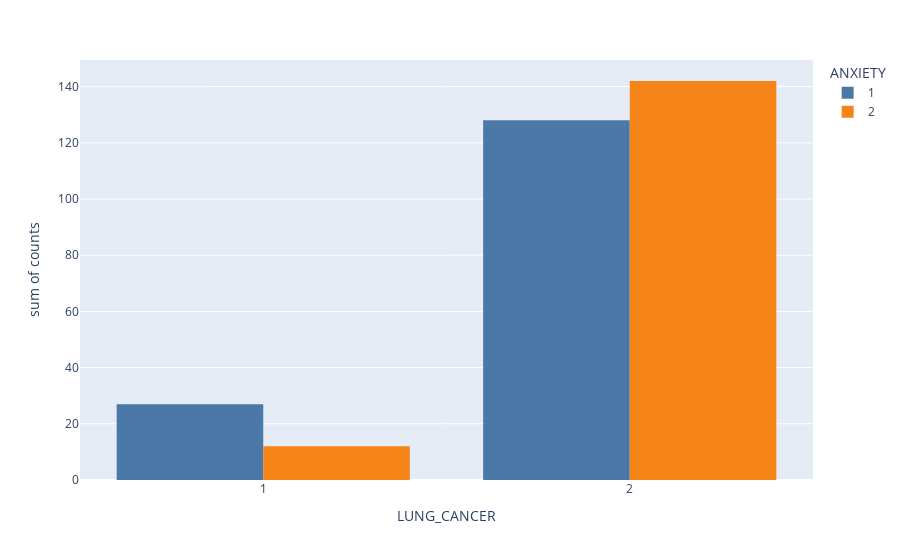

The notebook cell this image was saved under:
### Code cell
px.histogram(data_frame=dan, x="LUNG_CANCER", y="counts", color="ANXIETY", barmode='group',
             color_discrete_sequence=px.colors.qualitative.T10)

### Figure 1 — Plotly figure (JSON) as saved in the notebook; plotly's stock layout.template omitted (floating-point values rounded to 4 significant figures)
{"data": [{"alignmentgroup": "True", "bingroup": "x", "histfunc": "sum", "hovertemplate": "ANXIETY=1<br>LUNG_CANCER=%{x}<br>sum of counts=%{y}<extra></extra>", "legendgroup": "1", "marker": {"color": "#4C78A8", "pattern": {"shape": ""}}, "name": "1", "offsetgroup": "1", "orientation": "v", "showlegend": true, "type": "histogram", "x": [1, 2], "xaxis": "x", "y": [27, 128], "yaxis": "y"}, {"alignmentgroup": "True", "bingroup": "x", "histfunc": "sum", "hovertemplate": "ANXIETY=2<br>LUNG_CANCER=%{x}<br>sum of counts=%{y}<extra></extra>", "legendgroup": "2", "marker": {"color": "#F58518", "pattern": {"shape": ""}}, "name": "2", "offsetgroup": "2", "orientation": "v", "showlegend": true, "type": "histogram", "x": [1, 2], "xaxis": "x", "y": [12, 142], "yaxis": "y"}], "layout": {"barmode": "group", "legend": {"title": {"text": "ANXIETY"}, "tracegroupgap": 0}, "margin": {"t": 60}, "xaxis": {"anchor": "y", "domain": [0, 1], "title": {"text": "LUNG_CANCER"}}, "yaxis": {"anchor": "x", "domain": [0, 1], "title": {"text": "sum of counts"}}}}
